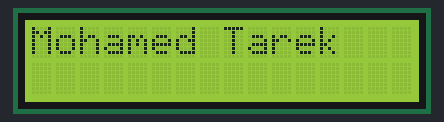
A program run on a simulated ATmega32, built with avr-gcc and emulated at 8 MHz. Parts: 16×2 character LCD. Wiring (inferred from the names in the program): character LCD (HD44780): RS PD1; E PD0; data PD4, PD5, PD6, PD7.

Above: at 0.48 s.
At 5.13 s:
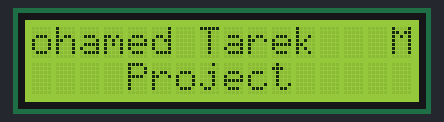
At 10.49 s:
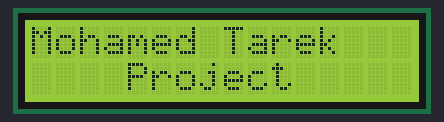
At 20.6 s:
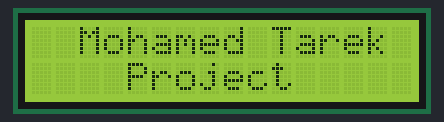
At 29.31 s:
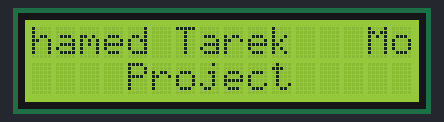
At 36.9 s:
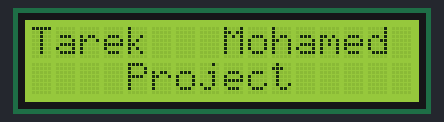

Measured:
- what the display in image 2 shows lasts 0.4 s, from 10.3 s to 10.7 s
- what the display in image 3 shows lasts 1.5 s, from 20.6 s to 22.1 s
- what the display in image 5 shows lasts 2.0 s, from 36.9 s to 38.9 s

The program:

LCD_Text_Display.c
```c
/*
 * LCD_Text_Display.c
 *
 * Created: 5/10/2026 1:28:02 AM
 *  Author: Cascoo
 */

#define F_CPU 8000000UL
#include <avr/io.h>
#include <util/delay.h>
#include "LCD.h"
#include "LCDconfig.h"

int main(void)
{

	LCD_init();
	char shift=0,once=0;
	char text1[] = "Mohamed Tarek   ";
	char text2[] = "Project";

    while(1)
    {

		LCD_send_string(text1);
		if (once==0)
		{
			LCD_MOVE_cursor(2,5);
			LCD_send_string(text2);
			once=1;
		}
		LCD_MOVE_cursor(1,1);
		LCD_send_string(&text1[15-shift]);
		shift++;
		if (shift>15)
		{
			shift=0;
		}

    }
}
```

LCDconfig.h
```c
/*
 * LCDconfig.h
 *
 * Created: 4/21/2026 11:32:35 PM
 *  Author: Cascoo
 */


#ifndef LCDCONFIG_H_
#define LCDCONFIG_H_

#define LCD_port 'D' //if working on 4 bits mode use the high nibble pins

#define FOUR_BITS
//#define EIGHT_BITS

#define LCD_control_port 'D'
#define E 0
#define RS 1


#endif /* LCDCONFIG_H_ */
```

LCD.c
```c
/*
 * LCD.c
 *
 * Created: 4/21/2026 11:28:52 PM
 *  Author: Cascoo
 */


#include <avr/io.h>
#define F_CPU 8000000UL
#include <util/delay.h>
#include "LCDconfig.h"
#include "DIO.h"
#include "LCD.h"

#if defined(EIGHT_BITS)
void LCD_init(void)
{
	_delay_ms(100);
	set_port_direction(LCD_port,0xFF);
	set_pin_direction(LCD_control_port,RS,1);
	LCD_send_cmd(0x38); //cmd for 8 bits mode
	_delay_ms(1);
	LCD_send_cmd(0x0E); // display on cursor on
	_delay_ms(1);
	LCD_send_cmd(0x01); // clr screen
	_delay_ms(1);
	LCD_send_cmd(0x06); // Entry mode (move cursor to the right)
	_delay_ms(1);

}

void LCD_send_char(char data)
{
	DIO_write_pin(LCD_control_port,RS,1);
	DIO_write_port(LCD_port,data);
	PULSE();
}

void LCD_send_cmd(char cmd)
{
	DIO_write_pin(LCD_control_port,RS,0);
	DIO_write_port(LCD_port,cmd);
	PULSE();
}

#elif defined(FOUR_BITS)
void LCD_init(void)
{
	_delay_ms(100);
	set_pin_direction(LCD_port,4,1);
	set_pin_direction(LCD_port,5,1);
	set_pin_direction(LCD_port,6,1);
	set_pin_direction(LCD_port,7,1);
	set_pin_direction(LCD_control_port,RS,1);
	LCD_send_cmd(0x02); // cmd for return home (first step of 4 bits mode)
	_delay_ms(10);
	LCD_send_cmd(0x28); // cmd for 4 bits mode
	_delay_ms(1);
	LCD_send_cmd(0x0C); // diplay on cursor off
	_delay_ms(1);
	LCD_send_cmd(0x01); // clr screen
	_delay_ms(1);
	LCD_send_cmd(0x06); // Entry mode (move cursor to the right)
	_delay_ms(1);

}

void LCD_send_char(char data)
{
	DIO_write_pin(LCD_control_port,RS,1);
	DIO_write_high_nibble(LCD_port,data>>4);
	PULSE();
	DIO_write_high_nibble(LCD_port,data);
	PULSE();
}

void LCD_send_cmd(char cmd)
{
	DIO_write_pin(LCD_control_port,RS,0);
	DIO_write_high_nibble(LCD_port,cmd>>4);
	PULSE();
	DIO_write_high_nibble(LCD_port,cmd);
	PULSE();

}

 #endif

 void LCD_send_string(char* data)
 {
	 while(*data!=0)
	 {
		 LCD_send_char(*data);
		 data++;
	 }
 }

 void PULSE(void)
 {
	 set_pin_direction(LCD_control_port,E,1);
	 DIO_write_pin(LCD_control_port,E,0);
	 _delay_ms(2);
	 DIO_write_pin(LCD_control_port,E,1);
	 _delay_ms(2);
	 DIO_write_pin(LCD_control_port,E,0);
	 _delay_ms(2);
 }


//special commands

void LCD_CLR_screen()
{
	LCD_send_cmd(0x01);
	_delay_ms(10);
}

void LCD_RETURN_home()
{
	LCD_send_cmd(0x02);
	_delay_ms(10);
}

void LCD_MOVE_cursor(char row, char column)
{
	if (row>2 || row<1 || column>16 || column<1)
	{
		LCD_send_cmd(0x80);
	}
	else
	{
		if (row==1)
		{
			LCD_send_cmd(0x80+column-1);
		}
		else if (row==2)
		{
			LCD_send_cmd(0xC0+column-1);
		}
	}
}

void move_cursor_right()
{
	LCD_send_cmd(0x14);
	_delay_ms(1);
}

void move_cursor_left()
{
	LCD_send_cmd(0x10);
	_delay_ms(1);
}

void shift_display_right()
{
	LCD_send_cmd(0x1C);
	_delay_ms(1);
}

void shift_display_left()
{
	LCD_send_cmd(0x18);
	_delay_ms(1);
}
```

LCD.h
```c
/*
 * IncFile1.h
 *
 * Created: 4/21/2026 11:29:08 PM
 *  Author: Cascoo
 */


#ifndef INCFILE1_H_
#define INCFILE1_H_

void LCD_init(void);
void LCD_send_char(char data);
void LCD_send_cmd(char cmd);
void PULSE();
void LCD_send_string(char* data);
void LCD_CLR_screen();
void LCD_RETURN_home();
void LCD_MOVE_cursor(char row, char column);
void move_cursor_right();
void move_cursor_left();
void shift_display_right();
void shift_display_left();

#endif /* INCFILE1_H_ */
```

Standard_Macros.h
```c
#ifndef STADARD_MACROS
#define STADARD_MACROS

#define REGISTER_SIZE 8
#define SET_BIT(reg,bit) reg|=(1<<bit)
#define CLR_BIT(reg,bit) reg&=~(1<<bit)
#define TOGL_BIT(reg,bit) reg^=(1<<bit)
#define READ_BIT(reg,bit) (reg>>bit)&1
#define ROR(reg,num) reg=(reg>>num)|(reg<<(REGISTER_SIZE-num))
#define ROL(reg,num) reg=(reg<<num)|(reg>>(REGISTER_SIZE-num))

#endif // STADARD_MACROS
```

DIO.c
```c
/*
 * DIO.c
 *
 * Created: 4/12/2026 3:01:02 AM
 *  Author: Cascoo
 */


#include <stdio.h>
#include <avr/io.h>
#include "Standard_Macros.h"

void set_pin_direction(char port,char pin,char direction)
{
	switch (port)
	{
		case 'A':
		case 'a':
			if (direction==1)
			{
				SET_BIT(DDRA,pin);
			}
			else
			{
				CLR_BIT(DDRA,pin);
			}
			break;

		case 'B':
		case 'b':
			if (direction==1)
			{
				SET_BIT(DDRB,pin);
			}
			else
			{
				CLR_BIT(DDRB,pin);
			}
			break;

		case 'C':
		case 'c':
			if (direction==1)
			{
				SET_BIT(DDRC,pin);
			}
			else
			{
			CLR_BIT(DDRC,pin);
			}
			break;

		case 'D':
		case 'd':
			if (direction==1)
			{
				SET_BIT(DDRD,pin);
			}
			else
			{
				CLR_BIT(DDRD,pin);
			}
	}
}

void DIO_write_pin(char port, char pin, char write_value)
{
	switch (port)
	{
		case 'A':
		case 'a':
			if (write_value==1)
			{
				SET_BIT(PORTA,pin);
			}
			else
			{
				CLR_BIT(PORTA,pin);
			}
			break;

		case 'B':
		case 'b':
			if (write_value==1)
			{
				SET_BIT(PORTB,pin);
			}
			else
			{
				CLR_BIT(PORTB,pin);
			}
			break;

		case 'C':
		case 'c':
			if (write_value==1)
			{
				SET_BIT(PORTC,pin);
			}
			else
			{
				CLR_BIT(PORTC,pin);
			}
			break;

		case 'D':
		case 'd':
			if (write_value==1)
			{
				SET_BIT(PORTD,pin);
			}
			else
			{
				CLR_BIT(PORTD,pin);
			}
	}
}

char DIO_read_pin(char port, char pin)
{
	char return_value;
	switch (port)
	{
		case 'A':
		case 'a':
			return_value=READ_BIT(PINA,pin);
			break;
		case 'B':
		case 'b':
			return_value=READ_BIT(PINB,pin);
			break;
		case 'C':
		case 'c':
			return_value=READ_BIT(PINC,pin);
			break;
		case 'D':
		case 'd':
			return_value=READ_BIT(PIND,pin);
			break;
	}
	return return_value;
}

void set_port_direction(char port, char direction)
{
	switch (port)
	{
		case 'A':
		case 'a':
			DDRA=direction;
			break;

		case 'B':
		case 'b':
			DDRB=direction;
			break;


		case 'C':
		case 'c':
			DDRC=direction;
			break;

		case 'D':
		case 'd':
			DDRD=direction;
	}
}

char DIO_read_port(char port)
{
	char return_value;

	switch (port)
	{
		case 'A':
		case 'a':
			return_value=PINA;
			break;

		case 'B':
		case 'b':
			return_value=PINB;
			break;


		case 'C':
		case 'c':
			return_value=PINC;
			break;

		case 'D':
		case 'd':
			return_value=PIND;
	}
	return return_value;
}

void DIO_write_port(char port, char value)
{
	switch(port)
	{
		case 'A':
		case 'a':
			PORTA=value;
			break;

		case 'B':
		case 'b':
			PORTB=value;
			break;

		case 'C':
		case 'c':
			PORTC=value;
			break;

		case 'D':
		case 'd':
			PORTD=value;
	}
}

void DIO_togl_port(char port)
{
	switch(port)
	{
		case 'A':
		case 'a':
		PORTA=~PORTA;
		break;

		case 'B':
		case 'b':
		PORTB=~PORTB;
		break;

		case 'C':
		case 'c':
		PORTC=~PORTC;
		break;

		case 'D':
		case 'd':
		PORTD=~PORTD;
	}
}

void DIO_write_high_nibble(char port, char data)
{
	int value;
	value = data<<4;
	switch(port)
	{
		case 'A':
		case 'a':
		PORTA&=0x0F;
		PORTA|=value;
		break;

		case 'B':
		case 'b':
		PORTB&=0x0F;
		PORTB|=value;
		break;

		case 'C':
		case 'c':
		PORTC&=0x0F;
		PORTC|=value;
		break;

		case 'D':
		case 'd':
		PORTD&=0x0F;
		PORTD|=value;
	}
}

void DIO_write_low_nibble(char port, char data)
{
	switch(port)
	{
		case 'A':
		case 'a':
		PORTA&=0xF0;
		PORTA|=data;
		break;

		case 'B':
		case 'b':
		PORTB&=0x0F;
		PORTB|=data;
		break;

		case 'C':
		case 'c':
		PORTC&=0x0F;
		PORTC|=data;
		break;

		case 'D':
		case 'd':
		PORTD&=0x0F;
		PORTD|=data;
	}
}
```

DIO.h
```c
/*
 * IncFile1.h
 *
 * Created: 4/12/2026 3:44:04 AM
 *  Author: Cascoo
 */


#ifndef DIO_H_
#define DIO_H_

void set_pin_direction(char port,char pin,char direction);
void DIO_write_pin(char port, char pin, char write_value);
char DIO_read_pin(char port, char pin);
void set_port_direction(char port, char direction);
char DIO_read_port(char port);
void DIO_write_port(char port, char value);
void DIO_togl_port(char port);
void DIO_write_high_nibble(char port, char data);
void DIO_write_low_nibble(char port, char data);


#endif /* INCFILE1_H_ */
```
